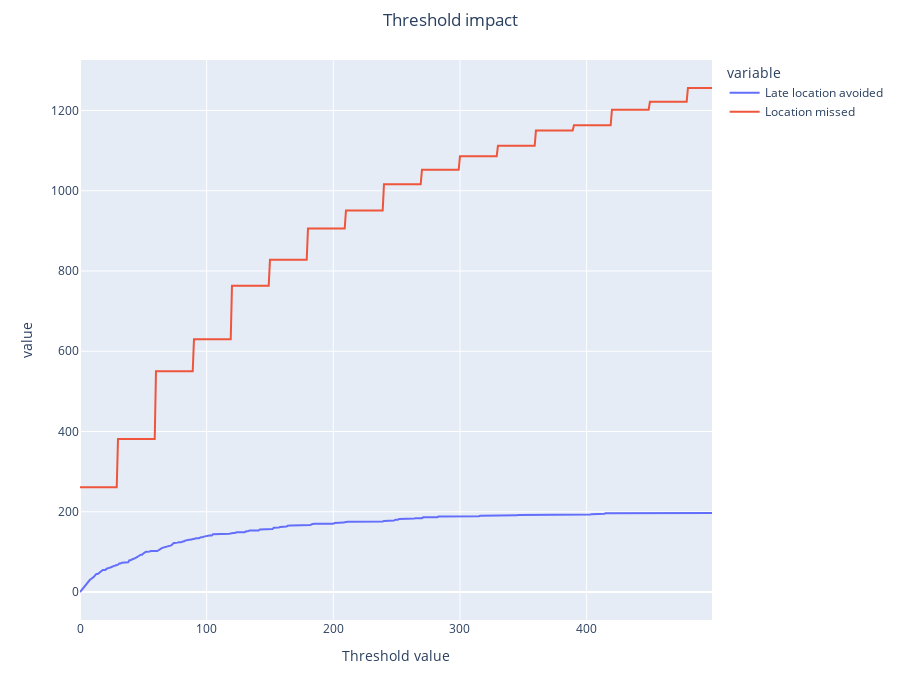

The notebook cell this image was saved under:
### Markdown cell above
<h4> Threshold simulation all cars: <h4>

### Code cell
def threshold_result(max_threshold):
    late_avoided = []
    location_missed = []
    for threshold in range(0,max_threshold):
        df_loc_consecutive_threshold = df_loc_consecutive.copy()
        df_loc_consecutive_threshold['time_delta_with_previous_rental_in_minutes'] = df_loc_consecutive_threshold['time_delta_with_previous_rental_in_minutes'].apply(lambda x: threshold if x < threshold else x )
        df_loc_consecutive_threshold['real_delay_between_loc_in_min'] = df_loc_consecutive_threshold['time_delta_with_previous_rental_in_minutes'] - df_loc_consecutive_threshold['previous_delay_at_checkout_in_minutes']
        df_impacted_loc_theshold = df_loc_consecutive_threshold.loc[df_loc_consecutive_threshold['real_delay_between_loc_in_min'] < 0, :]
        late_avoided.append(len(df_impacted_loc) - len(df_impacted_loc_theshold))
        location_missed.append(len(df_loc_consecutive) - len(df_loc_consecutive.loc[df_loc_consecutive['time_delta_with_previous_rental_in_minutes'] > threshold,:]))
    fig_threshold = px.line(x = [i for i in range(0,max_threshold)], y = [late_avoided,location_missed] )
    legend_names = {'wide_variable_0':'Late location avoided', 'wide_variable_1': 'Location missed'}
    fig_threshold.for_each_trace(lambda t: t.update(name = legend_names[t.name],
                                      legendgroup = legend_names[t.name],
                                      hovertemplate = t.hovertemplate.replace(t.name, legend_names[t.name])
                                     ))
    fig_threshold.update_layout(
    height=700, 
    xaxis_title = 'Threshold value',
    title={
        'text': 'Threshold impact',
        'y':0.98,
        'x':0.5,
        'xanchor': 'center',
        'yanchor': 'top'},
)
    fig_threshold.show()

threshold_result(500)

### Figure 1 — Plotly figure (JSON) as saved in the notebook; plotly's stock layout.template omitted (floating-point values rounded to 4 significant figures; data arrays with more than 128 entries replaced by an {"elided": "..."} marker saying what was removed)
{"data": [{"hovertemplate": "variable=Late location avoided<br>x=%{x}<br>value=%{y}<extra></extra>", "legendgroup": "Late location avoided", "line": {"color": "#636efa", "dash": "solid"}, "marker": {"symbol": "circle"}, "mode": "lines", "name": "Late location avoided", "orientation": "v", "showlegend": true, "type": "scatter", "x": {"elided": "500 int values"}, "xaxis": "x", "y": {"elided": "500 int values"}, "yaxis": "y"}, {"hovertemplate": "variable=Location missed<br>x=%{x}<br>value=%{y}<extra></extra>", "legendgroup": "Location missed", "line": {"color": "#EF553B", "dash": "solid"}, "marker": {"symbol": "circle"}, "mode": "lines", "name": "Location missed", "orientation": "v", "showlegend": true, "type": "scatter", "x": {"elided": "500 int values"}, "xaxis": "x", "y": {"elided": "500 int values"}, "yaxis": "y"}], "layout": {"height": 700, "legend": {"title": {"text": "variable"}, "tracegroupgap": 0}, "margin": {"t": 60}, "title": {"text": "Threshold impact", "x": 0.5, "xanchor": "center", "y": 0.98, "yanchor": "top"}, "xaxis": {"anchor": "y", "domain": [0, 1], "title": {"text": "Threshold value"}}, "yaxis": {"anchor": "x", "domain": [0, 1], "title": {"text": "value"}}}}
